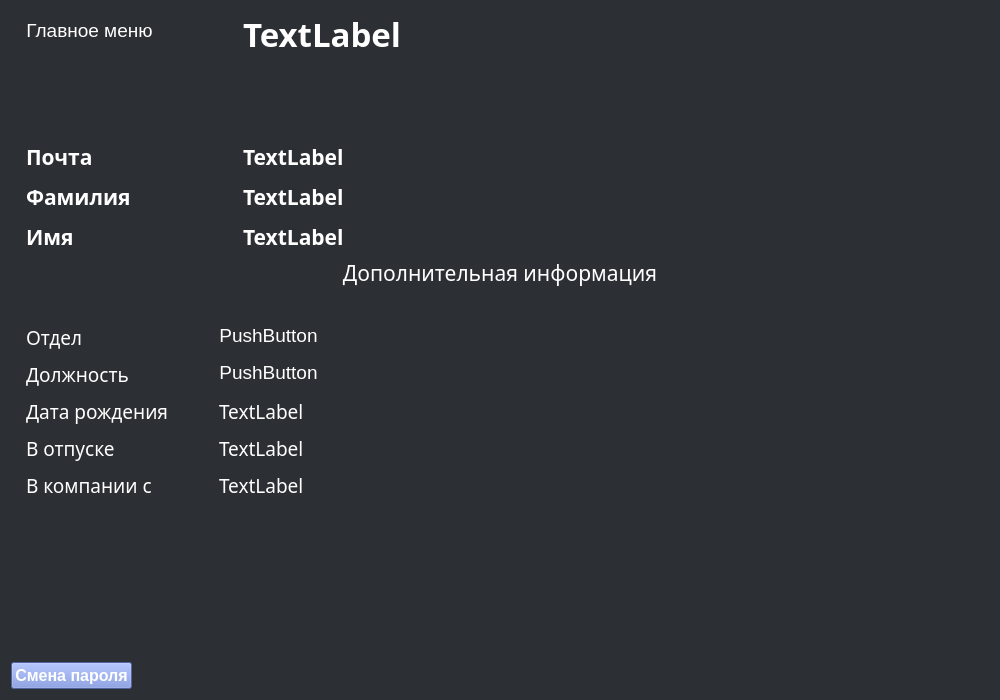
<?xml version="1.0" encoding="UTF-8"?>
<ui version="4.0">
 <class>Dialog</class>
 <widget class="QDialog" name="Dialog">
  <property name="geometry">
   <rect>
    <x>0</x>
    <y>0</y>
    <width>1000</width>
    <height>700</height>
   </rect>
  </property>
  <property name="sizePolicy">
   <sizepolicy hsizetype="Expanding" vsizetype="Expanding">
    <horstretch>0</horstretch>
    <verstretch>0</verstretch>
   </sizepolicy>
  </property>
  <property name="minimumSize">
   <size>
    <width>700</width>
    <height>600</height>
   </size>
  </property>
  <property name="maximumSize">
   <size>
    <width>1000</width>
    <height>700</height>
   </size>
  </property>
  <property name="windowTitle">
   <string>Dialog</string>
  </property>
  <property name="styleSheet">
   <string notr="true">QWidget {
    background-color: #2C2F33;
    color: #FFFFFF;
}

QLabel {
    font-family: &quot;Vardana&quot;;
    color: #FFFFFF;
}


QPushButton#pwd{
    background-color: #7289DA;
    color: #FFFFFF
    border-radius: 5px
    padding: 10px 20px;       
    font-size: 16px;         
    font-weight: bold;       
}

QPushButton#pwd:hover {
    background-color: #5B6EAE; 
}

QPushButton#pwd:pressed {
    background-color: #4E5E92; 
}

</string>
  </property>
  <layout class="QVBoxLayout" name="verticalLayout_3" stretch="10,1,15,2">
   <item>
    <layout class="QFormLayout" name="formLayout">
     <property name="horizontalSpacing">
      <number>90</number>
     </property>
     <property name="verticalSpacing">
      <number>10</number>
     </property>
     <property name="leftMargin">
      <number>15</number>
     </property>
     <property name="bottomMargin">
      <number>0</number>
     </property>
     <item row="1" column="0">
      <layout class="QVBoxLayout" name="verticalLayout">
       <item alignment="Qt::AlignHCenter|Qt::AlignVCenter">
        <widget class="QPushButton" name="pushButton">
         <property name="font">
          <font>
           <pointsize>14</pointsize>
          </font>
         </property>
         <property name="styleSheet">
          <string notr="true">QPushButton {
    border: none;
    color: white;
}
QPushButton:hover {
    color: darkblue;
}
</string>
         </property>
         <property name="text">
          <string>Главное меню</string>
         </property>
        </widget>
       </item>
      </layout>
     </item>
     <item row="1" column="1">
      <widget class="QLabel" name="profile_id">
       <property name="font">
        <font>
         <family>Vardana</family>
         <pointsize>25</pointsize>
         <bold>true</bold>
        </font>
       </property>
       <property name="text">
        <string>TextLabel</string>
       </property>
      </widget>
     </item>
     <item row="2" column="0">
      <spacer name="verticalSpacer">
       <property name="orientation">
        <enum>Qt::Orientation::Vertical</enum>
       </property>
       <property name="sizeHint" stdset="0">
        <size>
         <width>20</width>
         <height>40</height>
        </size>
       </property>
      </spacer>
     </item>
     <item row="3" column="0">
      <widget class="QLabel" name="email">
       <property name="font">
        <font>
         <family>Vardana</family>
         <pointsize>16</pointsize>
         <bold>true</bold>
        </font>
       </property>
       <property name="text">
        <string>Почта</string>
       </property>
      </widget>
     </item>
     <item row="3" column="1">
      <widget class="QLabel" name="email_value">
       <property name="font">
        <font>
         <family>Vardana</family>
         <pointsize>16</pointsize>
         <bold>true</bold>
        </font>
       </property>
       <property name="text">
        <string>TextLabel</string>
       </property>
      </widget>
     </item>
     <item row="4" column="0">
      <widget class="QLabel" name="surname">
       <property name="font">
        <font>
         <family>Vardana</family>
         <pointsize>16</pointsize>
         <bold>true</bold>
        </font>
       </property>
       <property name="text">
        <string>Фамилия</string>
       </property>
      </widget>
     </item>
     <item row="4" column="1">
      <widget class="QLabel" name="surname_value">
       <property name="font">
        <font>
         <family>Vardana</family>
         <pointsize>16</pointsize>
         <bold>true</bold>
        </font>
       </property>
       <property name="text">
        <string>TextLabel</string>
       </property>
      </widget>
     </item>
     <item row="5" column="0">
      <widget class="QLabel" name="name">
       <property name="font">
        <font>
         <family>Vardana</family>
         <pointsize>16</pointsize>
         <bold>true</bold>
        </font>
       </property>
       <property name="text">
        <string>Имя</string>
       </property>
      </widget>
     </item>
     <item row="5" column="1">
      <widget class="QLabel" name="name_value">
       <property name="font">
        <font>
         <family>Vardana</family>
         <pointsize>16</pointsize>
         <bold>true</bold>
        </font>
       </property>
       <property name="text">
        <string>TextLabel</string>
       </property>
      </widget>
     </item>
    </layout>
   </item>
   <item>
    <layout class="QVBoxLayout" name="verticalLayout_4">
     <item>
      <widget class="QLabel" name="label">
       <property name="font">
        <font>
         <family>Vardana</family>
         <pointsize>16</pointsize>
        </font>
       </property>
       <property name="text">
        <string>Дополнительная информация</string>
       </property>
       <property name="alignment">
        <set>Qt::AlignmentFlag::AlignCenter</set>
       </property>
      </widget>
     </item>
    </layout>
   </item>
   <item>
    <layout class="QFormLayout" name="formLayout_2">
     <property name="horizontalSpacing">
      <number>50</number>
     </property>
     <property name="verticalSpacing">
      <number>10</number>
     </property>
     <property name="leftMargin">
      <number>15</number>
     </property>
     <property name="topMargin">
      <number>30</number>
     </property>
     <property name="bottomMargin">
      <number>0</number>
     </property>
     <item row="0" column="0">
      <widget class="QLabel" name="pos">
       <property name="font">
        <font>
         <family>Vardana</family>
         <pointsize>14</pointsize>
        </font>
       </property>
       <property name="text">
        <string>Отдел</string>
       </property>
      </widget>
     </item>
     <item row="0" column="1">
      <widget class="QPushButton" name="button_section">
       <property name="sizePolicy">
        <sizepolicy hsizetype="Fixed" vsizetype="Fixed">
         <horstretch>0</horstretch>
         <verstretch>0</verstretch>
        </sizepolicy>
       </property>
       <property name="font">
        <font>
         <pointsize>14</pointsize>
        </font>
       </property>
       <property name="styleSheet">
        <string notr="true">QPushButton {
    border: none;
    color: white;
}
QPushButton:hover {
    color: darkblue;
}
</string>
       </property>
       <property name="text">
        <string>PushButton</string>
       </property>
      </widget>
     </item>
     <item row="1" column="0">
      <widget class="QLabel" name="label_5">
       <property name="font">
        <font>
         <family>Vardana</family>
         <pointsize>14</pointsize>
        </font>
       </property>
       <property name="text">
        <string>Должность</string>
       </property>
      </widget>
     </item>
     <item row="1" column="1">
      <widget class="QPushButton" name="button_position">
       <property name="sizePolicy">
        <sizepolicy hsizetype="Fixed" vsizetype="Fixed">
         <horstretch>0</horstretch>
         <verstretch>0</verstretch>
        </sizepolicy>
       </property>
       <property name="font">
        <font>
         <pointsize>14</pointsize>
        </font>
       </property>
       <property name="toolTipDuration">
        <number>0</number>
       </property>
       <property name="styleSheet">
        <string notr="true">QPushButton {
    border: none;
    color: white;
}
QPushButton:hover {
    color: darkblue;
}
</string>
       </property>
       <property name="text">
        <string>PushButton</string>
       </property>
      </widget>
     </item>
     <item row="2" column="0">
      <widget class="QLabel" name="label_6">
       <property name="font">
        <font>
         <family>Vardana</family>
         <pointsize>14</pointsize>
        </font>
       </property>
       <property name="text">
        <string>Дата рождения</string>
       </property>
      </widget>
     </item>
     <item row="2" column="1">
      <widget class="QLabel" name="bitrhday_value">
       <property name="font">
        <font>
         <family>Vardana</family>
         <pointsize>14</pointsize>
        </font>
       </property>
       <property name="text">
        <string>TextLabel</string>
       </property>
      </widget>
     </item>
     <item row="3" column="0">
      <widget class="QLabel" name="label_7">
       <property name="font">
        <font>
         <family>Vardana</family>
         <pointsize>14</pointsize>
        </font>
       </property>
       <property name="text">
        <string>В отпуске</string>
       </property>
      </widget>
     </item>
     <item row="3" column="1">
      <widget class="QLabel" name="label_2">
       <property name="font">
        <font>
         <family>Vardana</family>
         <pointsize>14</pointsize>
        </font>
       </property>
       <property name="text">
        <string>TextLabel</string>
       </property>
      </widget>
     </item>
     <item row="4" column="0">
      <widget class="QLabel" name="label_9">
       <property name="font">
        <font>
         <family>Vardana</family>
         <pointsize>14</pointsize>
        </font>
       </property>
       <property name="text">
        <string>В компании с</string>
       </property>
      </widget>
     </item>
     <item row="4" column="1">
      <widget class="QLabel" name="joined_at_value">
       <property name="font">
        <font>
         <family>Vardana</family>
         <pointsize>14</pointsize>
        </font>
       </property>
       <property name="text">
        <string>TextLabel</string>
       </property>
      </widget>
     </item>
    </layout>
   </item>
   <item>
    <layout class="QVBoxLayout" name="verticalLayout_5">
     <item>
      <widget class="QPushButton" name="pwd">
       <property name="enabled">
        <bool>true</bool>
       </property>
       <property name="sizePolicy">
        <sizepolicy hsizetype="Fixed" vsizetype="Fixed">
         <horstretch>0</horstretch>
         <verstretch>0</verstretch>
        </sizepolicy>
       </property>
       <property name="contextMenuPolicy">
        <enum>Qt::ContextMenuPolicy::DefaultContextMenu</enum>
       </property>
       <property name="text">
        <string>Смена пароля</string>
       </property>
       <property name="checkable">
        <bool>false</bool>
       </property>
       <property name="default">
        <bool>false</bool>
       </property>
       <property name="flat">
        <bool>false</bool>
       </property>
      </widget>
     </item>
    </layout>
   </item>
  </layout>
 </widget>
 <resources/>
 <connections/>
</ui>
